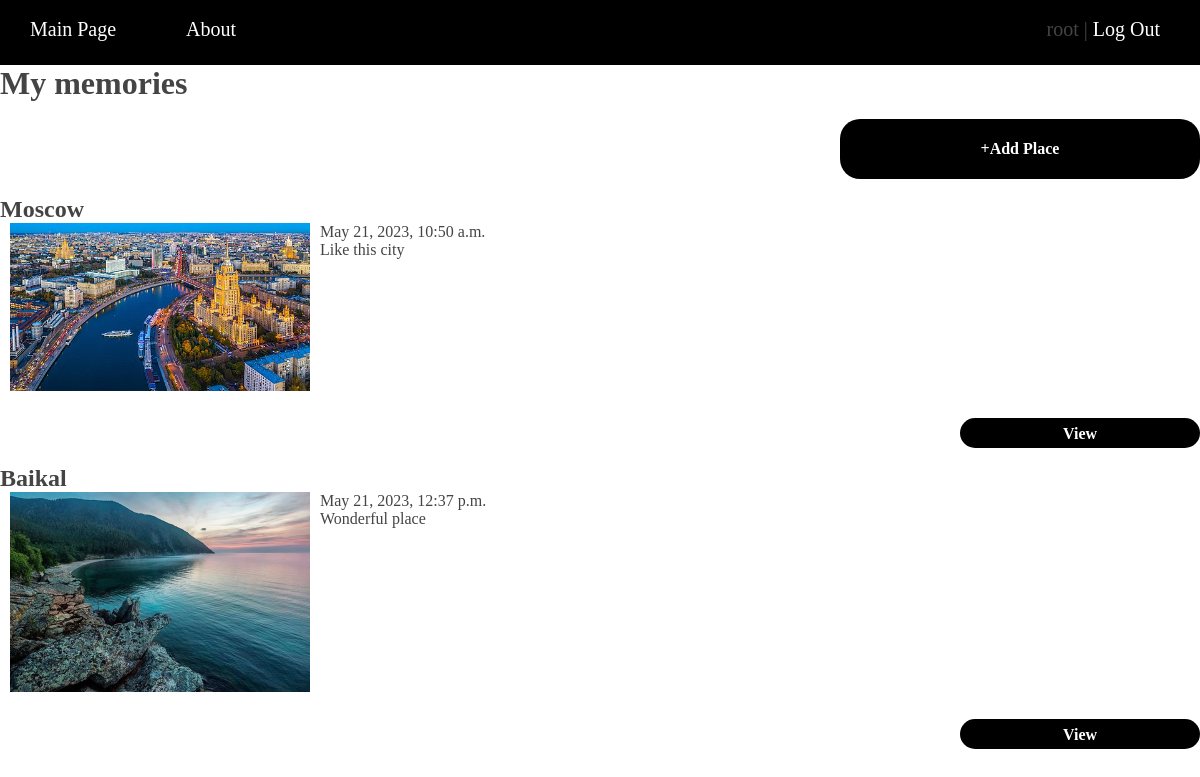
The app's page / (signed in), older data.
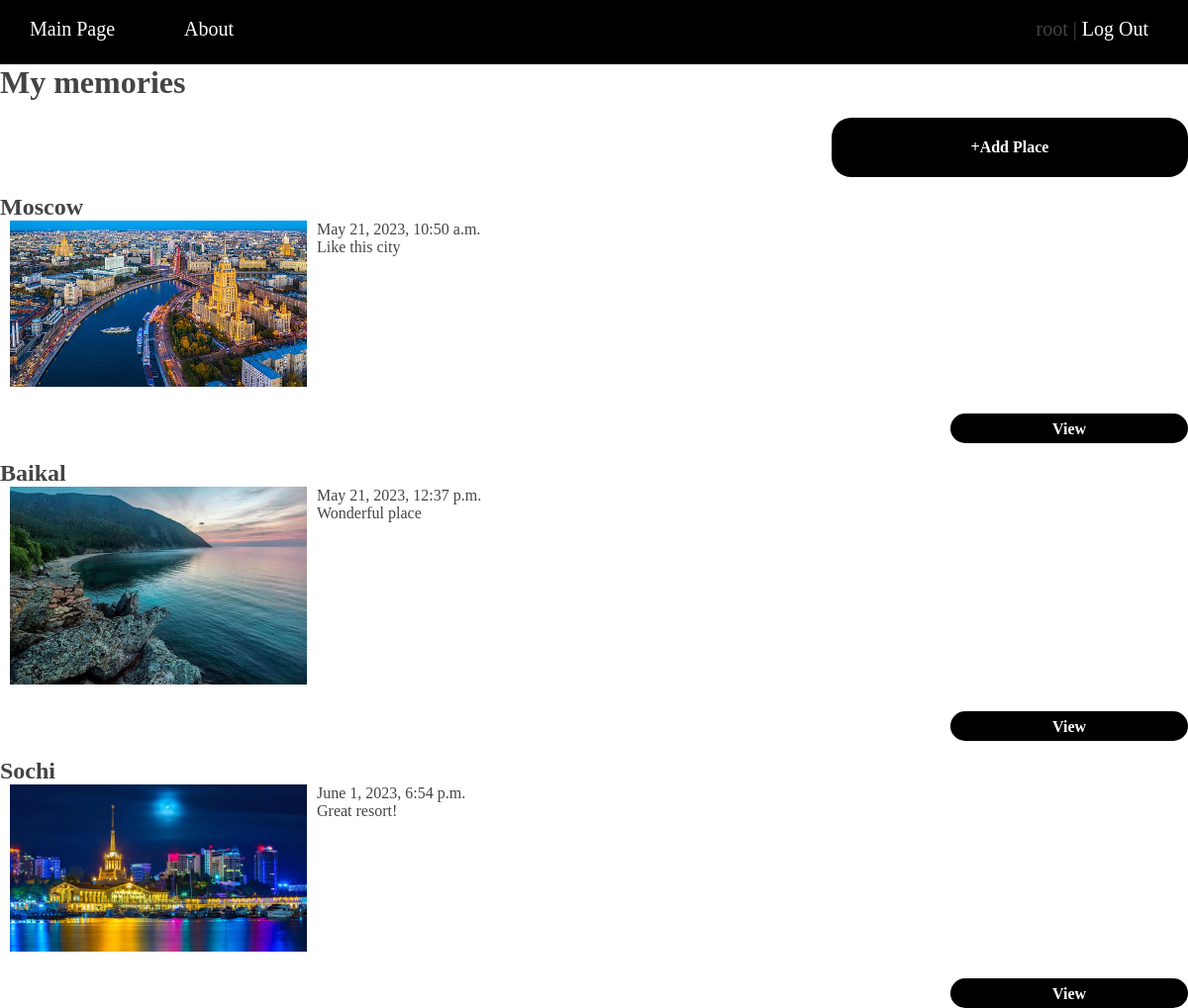
The same page, newer data.
### placesremember_app/models.py (models this page shows, shortened)
class Place(models.Model):
    title = models.CharField(max_length=250, blank=False, verbose_name="Place Title")
    photo = models.ImageField(
        upload_to="photos/", blank=True, verbose_name="Place Photo"
    )
    content = models.TextField(default="", blank=True, verbose_name="Comment")
    time_create = models.DateTimeField(auto_now_add=True, verbose_name="Creation Time")
    time_update = models.DateTimeField(auto_now=True, verbose_name="Change Time")
    user_id = models.ForeignKey(
        User, on_delete=models.CASCADE, blank=False, verbose_name="User ID"
    )
    lon = models.FloatField(default=0.0)
    lat = models.FloatField(default=0.0)
    def get_absolute_url(self):
        return reverse("place", kwargs={"place_id": self.pk})
    class Meta:
        verbose_name = "Place"
        ordering = ["id"]

### placesremember_app/views.py (the view)
# urls.py: path("", Home.as_view(), name="home"),
class Home(DataMixin, ListView):
    model = Place
    template_name = "index.html"
    context_object_name = "places"
    def get_queryset(self):
        return Place.objects.filter(user_id=self.request.user.pk)
    def get_context_data(self, *, object_list=None, **kwargs):
        context = super().get_context_data(**kwargs)
        user_data = self.get_user_context(title="Main Page", user_id=1)
        return dict(list(context.items()) + list(user_data.items()))

### placesremember_app/utils.py (called while the page is built)
    def get_user_context(self, **kwargs):
        context = kwargs
        context["menu"] = menu
        return context

### templates/index.html (shortened to what this page needs)
{% extends 'base.html' %}
{% load socialaccount %}
{% block content %}
{% get_providers as socialaccount_providers %}
{% if not request.user.is_authenticated %}
    <div class="container-item">
        <br>
        <h1>Project Places Remember</h1>
        <br>
        <h3>Places Remember is a service for saving your memories.
            You can add entries about your big and small trips,
            with photos and your impressions,
            so that you can return to them later</h3>
        <br>
    </div>
    <div class="container-item">
        <br>
        <h2>You are not authorized! Sign with:</h2>
        <form class="form-vk-btn m-t-17" action="/accounts/vk/login/?process=login">
            <button class="vk-btn" type="submit"><img src="static/img/VK_Logo.png" alt="VK" height="50" width="50">VKontakte</button>
        </form>
        <br>
        <h2> OR use PlacesRemember account: </h2>
        <br>
        <form class="form-submit-btn m-t-17" action="{% url 'login' %}">
            <button class="submit-btn">Sign In</button>
        </form>
    </div>
    <div class="w-full text-center p-t-55">
        <span class="txt2">Not a member?</span>
        <a class="txt2 bo1" href="{% url 'register' %}" > Sign up now </a>
    </div>
{% else %}
    <ul class="list-places">
            <h1>My memories</h1>
            <form class="form-add-place-btn m-t-17" action="{% url 'add_place' %}">
                <button class="add-place-btn">+Add Place</button>
            </form>
        {% if not places %}
            <div class="container-item">
                <br>
                <h3>There are no memories, let's create one</h3>
            </div>
        {% else %}
            {% for place in places %}
                <li><h2>{{ place.title }}</h2>
                {% if place.photo %}
                    <p><img class="img-article-left thumb" src="{{ place.photo.url }}"></p>
                {% endif %}
                {{ place.time_create }}
                <br>
                {{ place.content|linebreaks|truncatewords:30}}
                <form class="form-show-place-btn m-t-17" action="{{ place.get_absolute_url }}">
                    <button class="show-place-btn">View</button>
                </form>
                </li>
            {% endfor %}
        {% endif %}
    {% endif %}
</ul>
{% endblock %}

### templates/base.html (shortened to what this page needs)
{% load static %}
{% load i18n %}
<!DOCTYPE html>
<html lang="en">
<head>
    <link rel="stylesheet" href="{% static 'css/style.css' %}" type="text/css">
</head>
<body>
{% block mainmenu %}
<div class="header">
    <ul id="mainmenu" class="mainmenu">
        {% for tab in menu %}
            <li><a href="{% url tab.url_name %}">{{ tab.title }}</a></li>
        {% endfor %}
        {% if request.user.is_authenticated %}
            {% if not user.first_name %}
                <li class="last"> {{ user.username }} | <a href="{% url 'account_logout' %}">Log Out</a></li>
            {% else %}
                <li class="last"> {{ user.first_name }} | <a href="{% url 'account_logout' %}">Log Out</a></li>
            {% endif %}
        {% endif %}
    </ul>
</div>
{% endblock mainmenu %}
{% block content %}
{% endblock %}
</body>
</html>

### placesremember_app/static/css/style.css (style rules this page uses)
* { margin: 0; padding: 0; }
html, body { font-family: Poppins-Medium; margin: 0; padding: 0; height: 100%; width: 100%; color: #444; }
a { color: #ffffff; text-decoration: none; }
img { max-width: 600px; height: auto; }
img.img-article-left { max-width: 300px; height: auto; float: left; padding: 0 10px 10px 0; margin-left: 10px; }
img.img-article-left.thumb { max-width: 300px; height: auto; }
.header { background: #000000; height: 65px; }
ul.mainmenu { list-style: none; margin: 0; padding: 0; height: 60px; color: #fffff; font-size: 20px; overflow: hidden; }
ul.mainmenu li { float: left; margin: 18px 40px 0 30px; }
ul.mainmenu li.last { float: right; }
ul.mainmenu li a { color: #fffff; text-decoration: none; }
.form-add-place-btn { width: 100%; display: -webkit-box; display: -webkit-flex; display: -moz-box; display: -ms-flexbox; display: flex; flex-wrap: wrap; margin-top: 17px; margin-bottom: 17px; flex-direction: row; justify-content: flex-end; align-items: center; }
.add-place-btn { display: -webkit-box; display: -webkit-flex; display: -moz-box; display: -ms-flexbox; display: flex; justify-content: center; align-items: center; padding: 0 20px; width: 30%; height: 60px; background-color: #000000; border-radius: 20px; border: none; font-family: Poppins-Medium; font-size: 16px; font-weight: 800; color: #ffffff; line-height: 1.2; -webkit-transition: all 0.4s; -o-transition: all 0.4s; -moz-transition: all 0.4s; transition: all 0.4s; position: relative; z-index: 1; }
.add-place-btn::before { content: ""; display: block; position: absolute; z-index: -1; width: 100%; height: 100%; border-radius: 20px; top: 0; left: 0; background: #a64bf4; background: -webkit-linear-gradient(45deg, #00dbde, #fc00ff); background: -o-linear-gradient(45deg, #00dbde, #fc00ff); background: -moz-linear-gradient(45deg, #00dbde, #fc00ff); background: linear-gradient(45deg, #00dbde, #fc00ff); opacity: 0; -webkit-transition: all 0.4s; -o-transition: all 0.4s; -moz-transition: all 0.4s; transition: all 0.4s; }
.list-places { padding-right: 10 }
.form-show-place-btn { width: 100%; display: -webkit-box; display: -webkit-flex; display: -moz-box; display: -ms-flexbox; display: flex; flex-wrap: wrap; margin-top: 17px; margin-bottom: 17px; flex-direction: row; justify-content: flex-end; align-items: center; }
.show-place-btn { display: -webkit-box; display: -webkit-flex; display: -moz-box; display: -ms-flexbox; display: flex; justify-content: center; align-items: center; padding: 0 20px; width: 20%; height: 30px; background-color: #000000; border-radius: 20px; border: none; font-family: Poppins-Medium; font-size: 16px; font-weight: 800; color: #ffffff; line-height: 1.2; -webkit-transition: all 0.4s; -o-transition: all 0.4s; -moz-transition: all 0.4s; transition: all 0.4s; position: relative; z-index: 1; }
.show-place-btn::before { content: ""; display: block; position: absolute; z-index: -1; width: 100%; height: 100%; border-radius: 20px; top: 0; left: 0; background: #a64bf4; background: -webkit-linear-gradient(45deg, #00dbde, #fc00ff); background: -o-linear-gradient(45deg, #00dbde, #fc00ff); background: -moz-linear-gradient(45deg, #00dbde, #fc00ff); background: linear-gradient(45deg, #00dbde, #fc00ff); opacity: 0; -webkit-transition: all 0.4s; -o-transition: all 0.4s; -moz-transition: all 0.4s; transition: all 0.4s; }

Row changes from the older to the newer data that the page shows:
added Place: title "Sochi", photo (picture), time_create "June 1, 2023, 6:54 p.m.", content "Great resort!"
